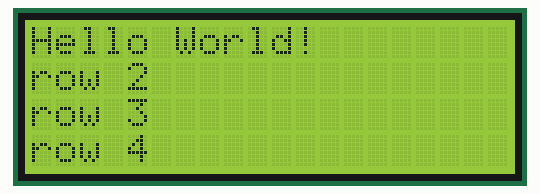
This sketch was run on a simulated Arduino Uno, built with avr-gcc and run on an emulated ATmega328P. Shown: 20×4 character LCD.

Above: at 0.1 s.
At 2.1 s:
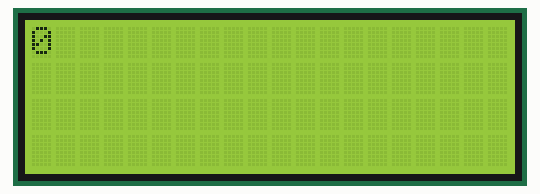
At 13.2 s:
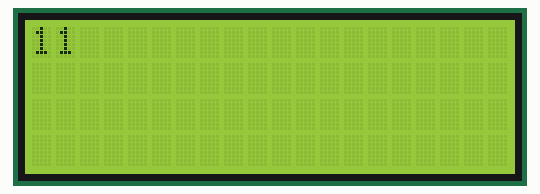
At 20.2 s:
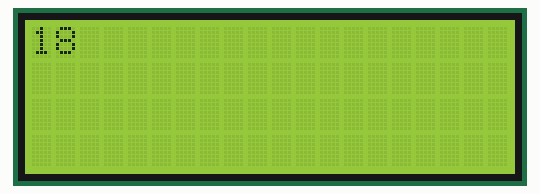
At 29.3 s:
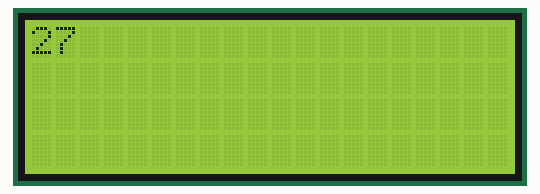
At 38.3 s:
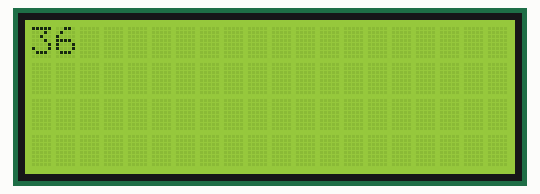

The sketch:

lcd20x40_i2c.ino
```cpp
#include <Wire.h>
#include <LiquidCrystal_I2C.h>

LiquidCrystal_I2C lcd(0x27, 20, 4);

int c = 0;

void setup() {
  lcd.init();
  lcd.backlight();

  lcd.setCursor(0, 0);
  lcd.print("Hello World!");

  lcd.setCursor(0, 1);
  lcd.print("row 2");

  lcd.setCursor(0, 2);
  lcd.print("row 3");

  lcd.setCursor(0, 3);
  lcd.print("row 4");

  delay(2000);
}

void loop() {
  lcd.clear();
  lcd.setCursor(0, 0);
  lcd.print(c);
  c++;
  delay(1000);
}
```

Measured:
- what the display in image 1 shows lasts 1.0 s, from 2.1 s to 3.1 s
